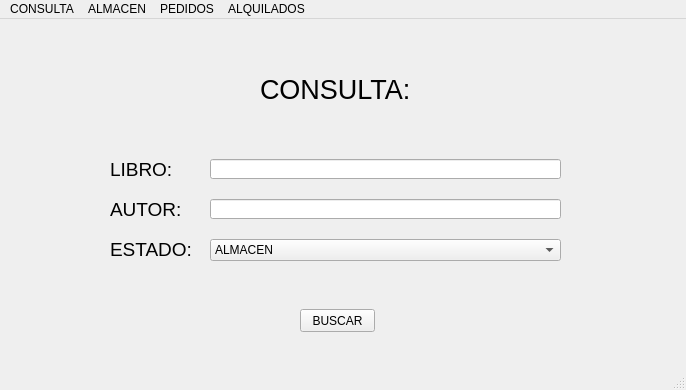
<?xml version="1.0" encoding="UTF-8"?>
<ui version="4.0">
 <class>MainWindow</class>
 <widget class="QMainWindow" name="MainWindow">
  <property name="geometry">
   <rect>
    <x>0</x>
    <y>0</y>
    <width>686</width>
    <height>390</height>
   </rect>
  </property>
  <property name="windowTitle">
   <string>MainWindow</string>
  </property>
  <widget class="QWidget" name="centralwidget">
   <widget class="QLabel" name="label">
    <property name="geometry">
     <rect>
      <x>260</x>
      <y>50</y>
      <width>151</width>
      <height>41</height>
     </rect>
    </property>
    <property name="font">
     <font>
      <pointsize>20</pointsize>
     </font>
    </property>
    <property name="text">
     <string>CONSULTA:</string>
    </property>
   </widget>
   <widget class="QPushButton" name="pushButton">
    <property name="geometry">
     <rect>
      <x>300</x>
      <y>290</y>
      <width>75</width>
      <height>23</height>
     </rect>
    </property>
    <property name="text">
     <string>BUSCAR</string>
    </property>
   </widget>
   <widget class="QLineEdit" name="lineEdit">
    <property name="geometry">
     <rect>
      <x>210</x>
      <y>140</y>
      <width>351</width>
      <height>20</height>
     </rect>
    </property>
   </widget>
   <widget class="QLabel" name="label_2">
    <property name="geometry">
     <rect>
      <x>110</x>
      <y>140</y>
      <width>71</width>
      <height>21</height>
     </rect>
    </property>
    <property name="font">
     <font>
      <pointsize>14</pointsize>
     </font>
    </property>
    <property name="text">
     <string>LIBRO:</string>
    </property>
   </widget>
   <widget class="QLineEdit" name="lineEdit_2">
    <property name="geometry">
     <rect>
      <x>210</x>
      <y>180</y>
      <width>351</width>
      <height>20</height>
     </rect>
    </property>
   </widget>
   <widget class="QLabel" name="label_3">
    <property name="geometry">
     <rect>
      <x>110</x>
      <y>180</y>
      <width>71</width>
      <height>21</height>
     </rect>
    </property>
    <property name="font">
     <font>
      <pointsize>14</pointsize>
     </font>
    </property>
    <property name="text">
     <string>AUTOR:</string>
    </property>
   </widget>
   <widget class="QComboBox" name="comboBox">
    <property name="geometry">
     <rect>
      <x>210</x>
      <y>220</y>
      <width>351</width>
      <height>22</height>
     </rect>
    </property>
    <item>
     <property name="text">
      <string>ALMACEN</string>
     </property>
    </item>
    <item>
     <property name="text">
      <string>VENDIDOS</string>
     </property>
    </item>
    <item>
     <property name="text">
      <string>ALQUILADOS</string>
     </property>
    </item>
   </widget>
   <widget class="QLabel" name="label_4">
    <property name="geometry">
     <rect>
      <x>110</x>
      <y>220</y>
      <width>81</width>
      <height>21</height>
     </rect>
    </property>
    <property name="font">
     <font>
      <pointsize>14</pointsize>
     </font>
    </property>
    <property name="text">
     <string>ESTADO:</string>
    </property>
   </widget>
  </widget>
  <widget class="QMenuBar" name="menubar">
   <property name="geometry">
    <rect>
     <x>0</x>
     <y>0</y>
     <width>686</width>
     <height>21</height>
    </rect>
   </property>
   <widget class="QMenu" name="menuCONSULTA">
    <property name="title">
     <string>CONSULTA</string>
    </property>
   </widget>
   <widget class="QMenu" name="menuALMACEN">
    <property name="title">
     <string>ALMACEN</string>
    </property>
   </widget>
   <widget class="QMenu" name="menuPEDIDOS">
    <property name="title">
     <string>PEDIDOS</string>
    </property>
   </widget>
   <widget class="QMenu" name="menuRESERVADOS">
    <property name="title">
     <string>ALQUILADOS</string>
    </property>
   </widget>
   <addaction name="menuCONSULTA"/>
   <addaction name="menuALMACEN"/>
   <addaction name="menuPEDIDOS"/>
   <addaction name="menuRESERVADOS"/>
  </widget>
  <widget class="QStatusBar" name="statusbar"/>
 </widget>
 <resources/>
 <connections/>
</ui>
